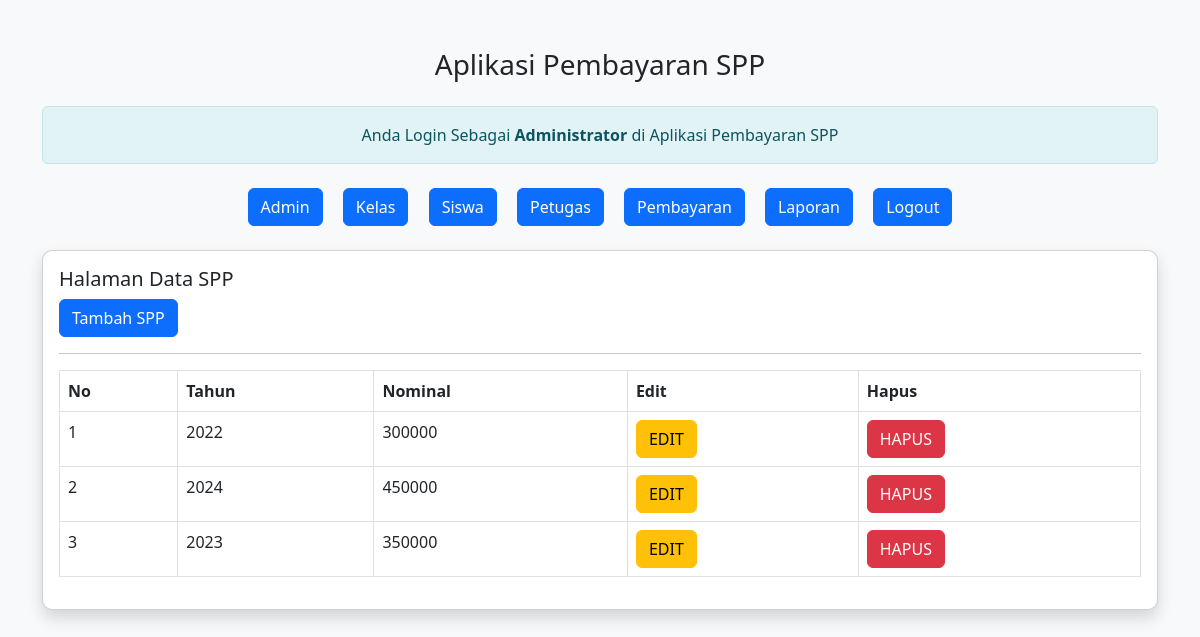
Page /spp-ilham/admin/admin.php?url=spp on the committed database.
### tables this page shows
CREATE TABLE `spp` (
  `id_spp` int(11) NOT NULL,
  `tahun` int(11) NOT NULL,
  `nominal` int(11) NOT NULL
);

### spp-ilham/admin/spp.php (the view)
<h5> Halaman Data SPP </h5>
<a href="?url=tambah-spp" class="btn btn-primary"> Tambah SPP </a>
<hr>
<table class="table table-stripped table-bordered">
    <tr class="fw-bold">
        <td> No </td>
        <td> Tahun </td>
        <td> Nominal </td>
        <td> Edit </td>
        <td> Hapus </td>
    </tr>
    <?php
    include'../koneksi.php';
    $no = 1;
    $sql = "SELECT*FROM spp ORDER BY id_spp DESC";
    $query = mysqli_query($koneksi, $sql);
    foreach($query as $data){ ?>
        <tr>
            <td><?= $no++; ?></td>
            <td><?= $data['tahun'] ?></td>
            <td><?= $data['nominal'] ?></td>
            <td>
                <a href="?url=edit-spp&id_spp=<?= $data['id_spp'] ?>" class='btn btn-warning'>EDIT</a>
            </td>
            <td>
                <a onclick="return confirm('Apakah Anda Yakin Ingin Menghapus Data?')" href="?url=hapus-spp&id_spp=<?= $data['id_spp'] ?>" class='btn btn-danger'>HAPUS</a>
            </td>
        </tr>
    <?php } ?>
    </table>

### spp-ilham/admin/admin.php (style rules this page uses)
body { background-color: #f8f9fa; }

### rows in the picture
spp: tahun "2022", nominal "300000"
spp: tahun "2024", nominal "450000"
spp: tahun "2023", nominal "350000"
